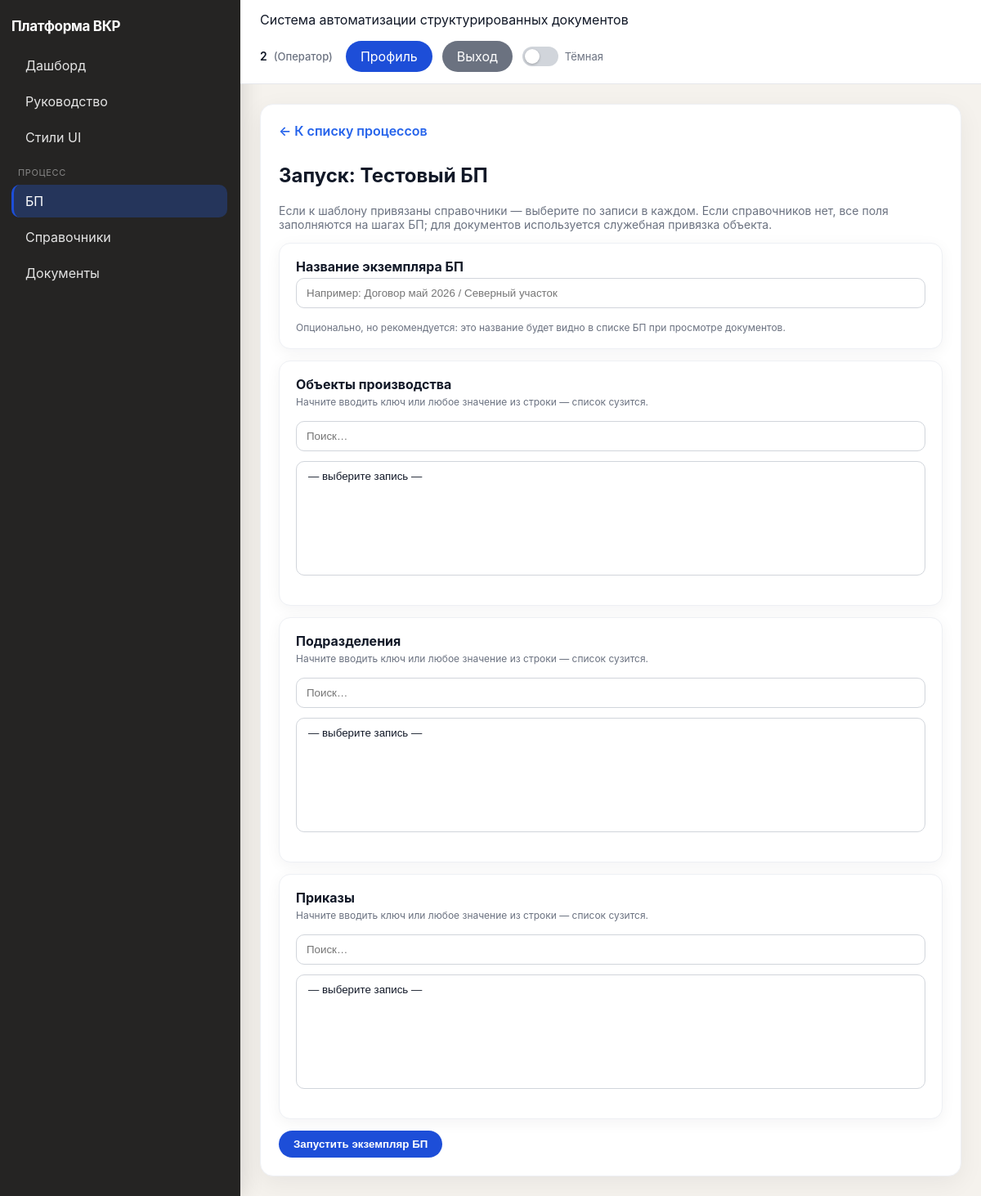
Screenshot of /ui/bpm/run/2/start/ (signed in) with the database file from the repository.
### apps/users/models.py (models this page shows, shortened)
class Users(models.Model):
    user_id = models.BigAutoField(primary_key=True)
    login = models.CharField(max_length=150, unique=True)
    full_name = models.CharField(max_length=255)
    password = models.CharField(max_length=255, default="changeme")
    password_hash = models.CharField(max_length=255, blank=True)
    role_id = models.ForeignKey("roles.Roles", on_delete=models.PROTECT, related_name="users")
    class Meta:
        db_table = "Users"

### apps/roles/models.py (models this page shows, shortened)
class Roles(models.Model):
    role_id = models.BigAutoField(primary_key=True)
    role_name = models.CharField(max_length=50, unique=True)
    description = models.TextField(blank=True)
    class Meta:
        db_table = "Roles"

### apps/bpm/models.py (models this page shows, shortened)
class BusinessProcessTemplate(models.Model):
    bpt_id = models.BigAutoField(primary_key=True)
    name = models.CharField(max_length=255)
    description = models.TextField(blank=True)
    legacy_process = models.ForeignKey(
        "processes.Processes",
        on_delete=models.PROTECT,
        related_name="business_templates",
        help_text="Процесс из базовой модели: нужен для совместимости с Documents.process_id",
    )
    objects_dictionary = models.ForeignKey(
        "ReferenceDictionary",
        on_delete=models.SET_NULL,
        null=True,
        blank=True,
        related_name="bpm_templates_as_objects",
        help_text="Справочник объектов: запись при запуске БП становится производственным объектом документов.",
    )
    class Meta:
        db_table = "BusinessProcessTemplates"

class ReferenceDictionary(models.Model):
    dictionary_id = models.BigAutoField(primary_key=True)
    name = models.CharField(max_length=255)
    selection_column_key = models.CharField(
        max_length=64,
        blank=True,
        help_text="Колонка, по значению которой оператор выбирает запись; также формируется внутренний код строки.",
    )
    class Meta:
        db_table = "ReferenceDictionaries"
        verbose_name_plural = "reference dictionaries"

### apps/bpm/views.py (the view, shortened to what this page needs)
# urls.py: path("ui/bpm/run/<int:bpt_id>/start/", UIBPMStartInstanceView.as_view(), name="ui-bpm-start-instance"),
class UIBPMStartInstanceView(LoginRequiredRoleMixin, View):
    allowed_roles = OperatorBPMPermission.allowed_roles
    def get(self, request, bpt_id):
        bpt = get_object_or_404(BusinessProcessTemplate.objects.select_related("objects_dictionary"), bpt_id=bpt_id)
        required_dicts = list(dictionaries_for_operator_startup(bpt))
        return render(
            request,
            "ui/bpm/operator/start_instance.html",
            {
                "bpt": bpt,
                "required_dicts": required_dicts,
                "instance_name": "",
            },
        )

### apps/bpm/services.py (called while the page is built)
def dictionaries_for_operator_startup(bpt: BusinessProcessTemplate):
    ids = set()
    if bpt.objects_dictionary_id:
        ids.add(bpt.objects_dictionary_id)
    for did in (
        FieldSourceRule.objects.filter(
            process_document_template__business_process_template=bpt,
            source_type=FieldSourceRule.SOURCE_DICTIONARY,
        )
        .exclude(dictionary_id__isnull=True)
        .values_list("dictionary_id", flat=True)
        .distinct()
    ):
        ids.add(did)
    return ReferenceDictionary.objects.filter(dictionary_id__in=ids).order_by("name")

### apps/users/context_processors.py (called while the page is built)
def current_enterprise_user(request):
    return {"current_enterprise_user": get_request_user(request)}

### apps/users/permissions.py (called while the page is built)
def get_request_user(request):
    params = getattr(request, "query_params", getattr(request, "GET", {}))
    user_id = request.session.get("user_id") or request.headers.get("X-User-Id") or params.get("user_id")
    if not user_id:
        return None
    try:
        return Users.objects.select_related("role_id").get(user_id=user_id)
    except Users.DoesNotExist:
        return None

### apps/users/templatetags/ui_labels.py (called while the page is built)
@register.filter
def role_ru(value):
    return ROLE_LABELS.get(value, value)

### apps/users/ui_permissions.py (called while the page is built)
    @method_decorator(csrf_protect)
    def dispatch(self, request, *args, **kwargs):
        user = get_request_user(request)
        if not user:
            return redirect("login-page")
        request.enterprise_user = user
        if self.allowed_roles and user.role_id.role_name not in self.allowed_roles:
            return redirect("dashboard")
        return super().dispatch(request, *args, **kwargs)

### templates/ui/bpm/operator/start_instance.html (shortened to what this page needs)
{% extends "ui/base.html" %}
{% block content %}
<a class="back-link" href="{% url 'ui-bpm-operator-hub' %}">← К списку процессов</a>
<h2>Запуск: {{ bpt.name }}</h2>
<p class="text-muted">Если к шаблону привязаны справочники — выберите по записи в каждом. Если справочников нет, все поля заполняются на шагах БП; для документов используется служебная привязка объекта.</p>
<form method="post" id="start-bp-form">{% csrf_token %}
  <div class="card" style="margin-bottom:14px;">
    <label><strong>Название экземпляра БП</strong></label>
    <input type="text" name="instance_name" value="{{ instance_name|default:'' }}" placeholder="Например: Договор май 2026 / Северный участок" maxlength="255" />
    <div class="hint">Опционально, но рекомендуется: это название будет видно в списке БП при просмотре документов.</div>
  </div>
  {% for d in required_dicts %}
  <div class="card dict-block" style="margin-bottom:14px;" data-dict-id="{{ d.dictionary_id }}">
    <label><strong>{{ d.name }}</strong></label>
    <p class="hint">Начните вводить ключ или любое значение из строки — список сузится.</p>
    <input type="search"
           class="dict-search-input"
           data-dict-id="{{ d.dictionary_id }}"
           placeholder="Поиск…"
           autocomplete="off"
           style="margin-bottom:8px;" />
    <select name="selection_dict_{{ d.dictionary_id }}" class="dict-select-full" required size="6" style="min-height:140px;">
      <option value="">— выберите запись —</option>
    </select>
  </div>
  {% empty %}
  <div class="alert alert-info">Справочники при запуске не требуются — нажмите «Запустить», затем заполните поля на шагах БП.</div>
  {% endfor %}
  <button type="submit" class="btn btn-save btn-pill">Запустить экземпляр БП</button>
</form>
{% endblock %}

### templates/ui/base.html (shortened to what this page needs)
<!doctype html>
<html lang="ru">
<head>
</head>
{% load ui_labels %}
<body>
<div class="layout">
    <aside class="sidebar">
        <div class="brand">Платформа ВКР</div>
        <nav class="menu">
            <a href="/" class="{% if request.path == '/' %}active{% endif %}">Дашборд</a>
            <a href="/ui/help/" class="{% if '/ui/help/' in request.path %}active{% endif %}">Руководство</a>
            {% if current_enterprise_user %}
            <a href="{% url 'ui-system-styleguide' %}" class="{% if '/ui/system/styleguide' in request.path %}active{% endif %}">Стили UI</a>
                {% if current_enterprise_user.role_id.role_name == "ADMIN" %}
                    <div class="menu-title">Основное</div>
                    <a href="/ui/users/" class="{% if '/ui/users/' in request.path %}active{% endif %}">Пользователи</a>
                    <a href="/ui/roles/" class="{% if '/ui/roles/' in request.path %}active{% endif %}">Роли</a>
                    <a href="/ui/documents/" class="{% if '/ui/documents/' in request.path %}active{% endif %}">Документы</a>
                    <div class="menu-title">Контроль</div>
                    <a href="/ui/logs/" class="{% if '/ui/logs/' in request.path %}active{% endif %}">Журнал операций</a>
                {% else %}
                    <div class="menu-title">Процесс</div>
                    <a href="/ui/bpm/run/" class="{% if '/ui/bpm/run' in request.path or '/ui/bpm/start' in request.path or '/ui/bpm/instance/' in request.path %}active{% endif %}">БП</a>
                    <a href="/ui/bpm/dictionaries/" class="{% if '/ui/bpm/dictionaries' in request.path %}active{% endif %}">Справочники</a>
                    <a href="/ui/documents/" class="{% if '/ui/documents/' in request.path %}active{% endif %}">Документы</a>
                {% endif %}
            {% endif %}
        </nav>
    </aside>
    <main class="main">
        <div class="topbar">
            <div>
                Система автоматизации структурированных документов
            </div>
            <div class="topbar-user">
                {% if current_enterprise_user %}
                    <span class="topbar-user-meta">
                        <strong>{{ current_enterprise_user.full_name }}</strong>
                        <span class="topbar-user-role">({{ current_enterprise_user.role_id.role_name|role_ru }})</span>
                    </span>
                    <div class="topbar-actions">
                        <a href="/profile/" class="btn btn-save btn-pill btn-inline">Профиль</a>
                        <a href="/logout/" class="btn btn-back btn-pill btn-inline">Выход</a>
                        <label class="theme-toggle" title="Тёмная тема">
                            <span class="theme-toggle-track" aria-hidden="true"></span>
                            <span class="theme-toggle-label">Тёмная</span>
                        </label>
                    </div>
                {% else %}
                    <a href="/login/" class="btn btn-save btn-pill">Вход</a>
                {% endif %}
            </div>
        </div>
        <div class="content">
            <div class="panel">
                {% block content %}{% endblock %}
            </div>
        </div>
    </main>
</div>
</body>
</html>

### templates/ui/base.html (style rules this page uses)
:root { --bg: #f5f2ed; --sidebar-bg: #252423; --sidebar-text: #e8e6e3; --card: #ffffff; --border: #e5e7eb; --card-border: #eef0f4; --topbar-bg: #ffffff; --text: #111827; --muted: #6b7280; --save: #1d4ed8; --edit: #c2410c; --delete: #b91c1c; --back: #6b7280; --info: #2563eb; --ok: #16a34a; --warn: #ca8a04; --err: #dc2626; --link: #2563eb; --row-hover: #f8fafc; --input-bg: #ffffff; --input-border: #d1d5db; --field-border: #f1f5f9; --readonly-bg: #f8fafc; --readonly-text: #334155; --panel-shadow: rgba(15, 23, 42, 0.06); --card-shadow: rgba(15, 23, 42, 0.05); --toggle-track: #d1d5db; --toggle-thumb: #ffffff; --inset-bg: #fafafa; }
body { font-family: -apple-system, BlinkMacSystemFont, "Segoe UI", sans-serif; margin: 0; background:var(--bg); color:var(--text); transition: background .2s, color .2s; }
.layout { display:flex; min-height: 100vh; }
.sidebar { width:264px; background:var(--sidebar-bg); color:var(--sidebar-text); padding:22px 16px 22px 14px; box-shadow: 4px 0 24px rgba(0,0,0,.12); }
.brand { font-weight:700; margin-bottom:18px; letter-spacing:-0.02em; color:#fff; font-size:17px; }
.menu-title { margin:16px 0 8px 8px; color:rgba(255,255,255,.45); font-size:11px; text-transform:uppercase; letter-spacing:.06em; }
.menu a { display:block; padding:10px 12px 10px 14px; text-decoration:none; color:rgba(255,255,255,.88); border-radius:10px; margin-bottom:4px; transition: background .15s; border-left:3px solid transparent; }
.menu a.active { background:rgba(37,99,235,.28); border-left-color:var(--save); color:#fff; }
.main { flex:1; }
.topbar { background:var(--topbar-bg); border-bottom:1px solid var(--border); padding:14px 24px; display:flex; justify-content:space-between; align-items:center; gap:16px; flex-wrap:wrap; transition: background .2s, border-color .2s; }
.topbar-user { display:flex; align-items:center; gap:12px 16px; flex-wrap:wrap; justify-content:flex-end; }
.topbar-user-meta { font-size:14px; line-height:1.35; }
.topbar-user-meta strong { font-weight:600; }
.topbar-user-role { color:var(--muted); font-size:13px; font-weight:500; margin-left:4px; }
.topbar-actions { display:inline-flex; align-items:center; gap:8px; flex-wrap:wrap; }
.theme-toggle { display:inline-flex; align-items:center; gap:8px; cursor:pointer; user-select:none; margin:0; }
.theme-toggle-track { width:44px; height:24px; background:var(--toggle-track); border-radius:999px; position:relative; transition: background .2s; flex-shrink:0; }
.theme-toggle-track::after { content:""; position:absolute; width:18px; height:18px; background:var(--toggle-thumb); border-radius:50%; top:3px; left:3px; transition: transform .2s, background .2s; box-shadow:0 1px 3px rgba(0,0,0,.25); }
.theme-toggle-label { font-size:13px; color:var(--muted); white-space:nowrap; }
.content { padding:24px; }
.panel { background:var(--card); border-radius:16px; padding:22px; box-shadow:0 8px 30px var(--panel-shadow); border:1px solid var(--card-border); transition: background .2s, border-color .2s, box-shadow .2s; }
input, select, textarea { width:100%; box-sizing:border-box; padding:10px 12px; border:1px solid var(--input-border); border-radius:10px; margin-top:4px; margin-bottom:12px; background:var(--input-bg); color:var(--text); }
button { cursor:pointer; border:none; border-radius:10px; font-weight:600; }
.btn { display:inline-block; padding:10px 16px; color:#fff; text-decoration:none; text-align:center; }
.btn-save { background:var(--save); }
.btn-back { background:var(--back); color:#fff; }
.btn-inline { width:auto; margin:0 4px 0 0; }
.btn-pill { border-radius: 999px; padding: 9px 18px; }
.card { background:var(--card); border-radius:14px; padding:18px 20px; border:1px solid var(--card-border); box-shadow:0 4px 18px var(--card-shadow); transition: background .2s, border-color .2s, box-shadow .2s; }
.text-muted { color:var(--muted); font-size:14px; }
.hint { font-size:12px; color:var(--muted); margin-top:4px; }
.back-link { display:inline-block; margin-bottom:10px; text-decoration:none; color:var(--link); font-weight:600; }

### rows the page displays
Users: full_name "2", role_id.role_name|role_ru "Оператор"
BusinessProcessTemplate: name "Тестовый БП"
ReferenceDictionary: name "Объекты производства", dictionary_id "— выберите запись —"
ReferenceDictionary: name "Подразделения", dictionary_id "— выберите запись —"
ReferenceDictionary: name "Приказы", dictionary_id "— выберите запись —"
